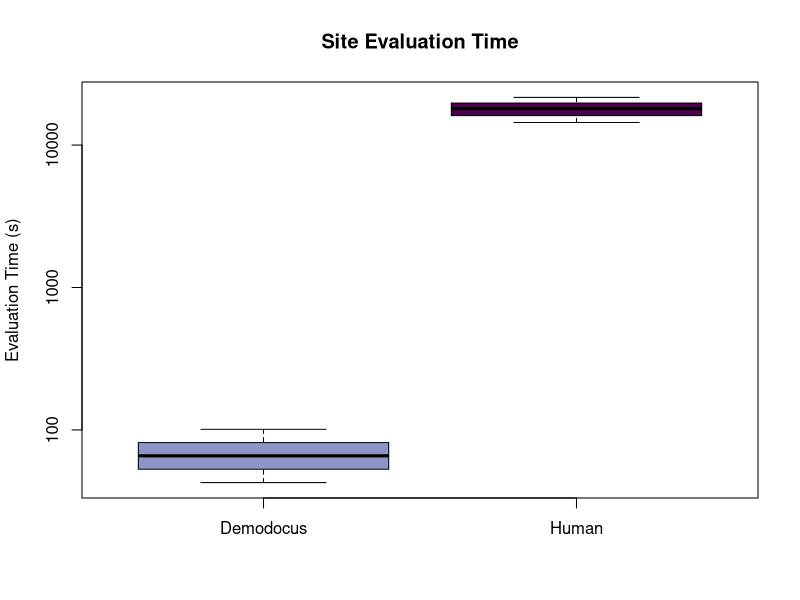
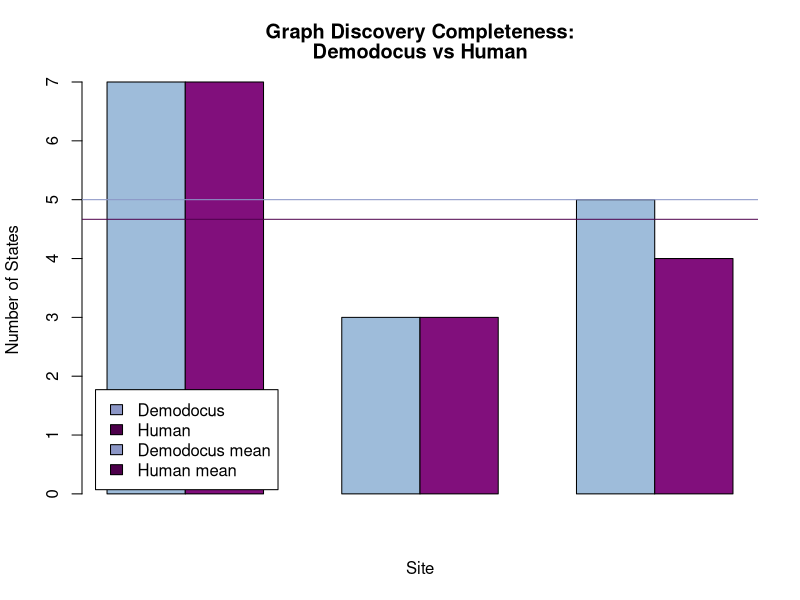
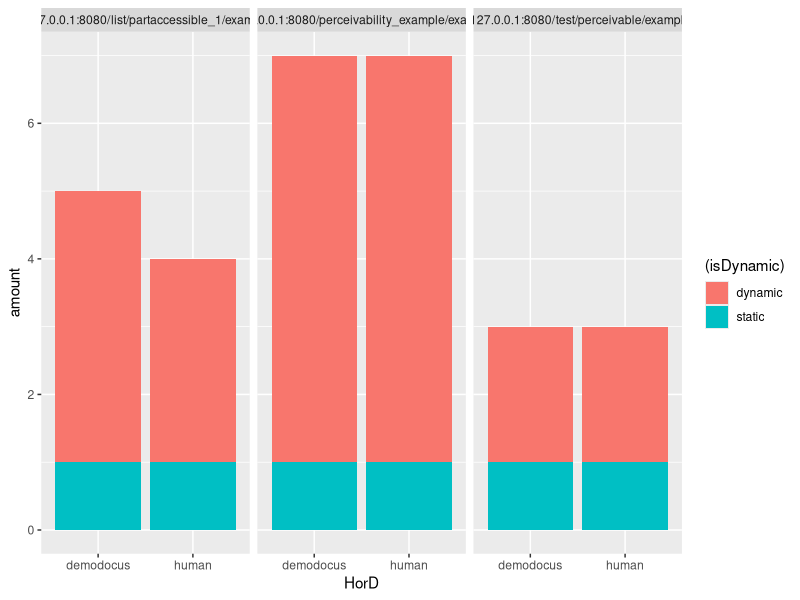
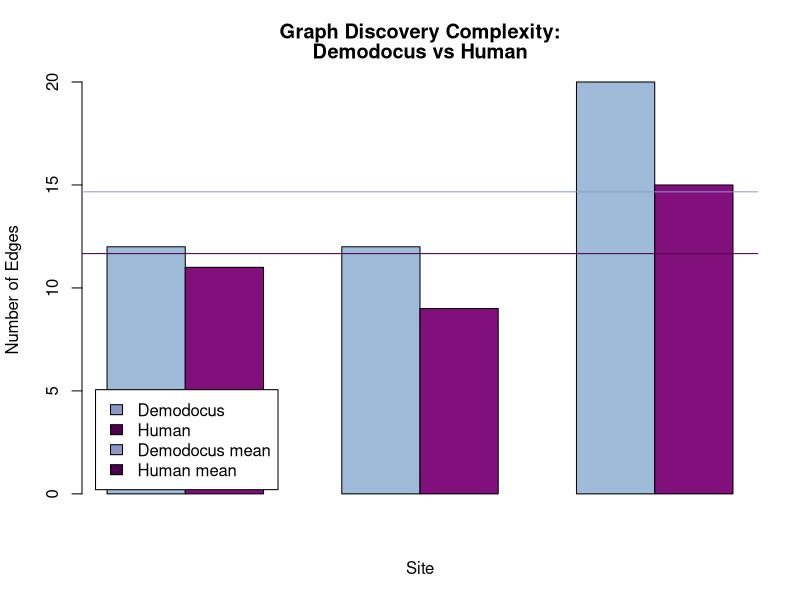
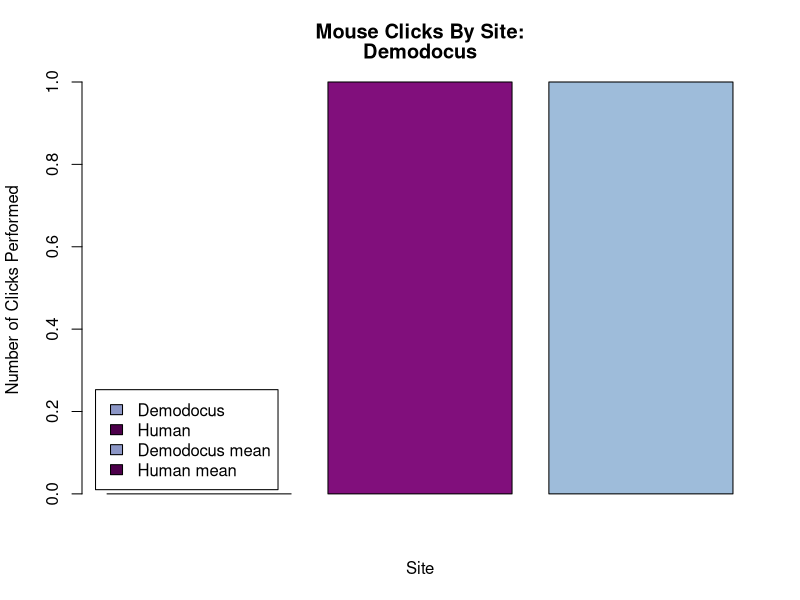
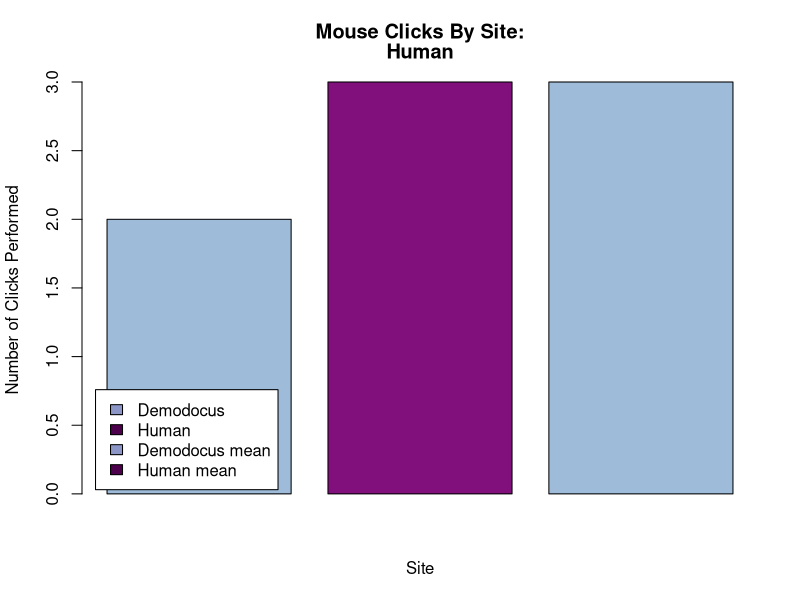

Reproduce these figures in R, in order.
"
Software License Agreement (Apache 2.0)

Copyright (c) 2020, The MITRE Corporation.
All rights reserved.

Licensed under the Apache License, Version 2.0 (the 'License');
you may not use this file except in compliance with the License.
You may obtain a copy of the License at

https://www.apache.org/licenses/LICENSE-2.0

Unless required by applicable law or agreed to in writing, software
distributed under the License is distributed on an 'AS IS' BASIS,
WITHOUT WARRANTIES OR CONDITIONS OF ANY KIND, either express or implied.
See the License for the specific language governing permissions and
limitations under the License.

This project was developed by The MITRE Corporation.
If this code is used in a deployment or embedded within another project,
it is requested that you send an email to opensource@mitre.org in order to
let us know where this software is being used.
"

library(ggplot2)

safeColors<-c("#f7fcfd", 
"#e0ecf4", 
"#bfd3e6", 
"#9ebcda", 
"#8c96c6", 
"#8c6bb1", 
"#88419d", 
"#810f7c", 
"#4d004b")

dData <- as.matrix(read.csv("./aggregated_metrics.csv", sep=",", header=TRUE))
hData <- as.matrix(read.csv("./human_metrics.csv", sep=",", header=TRUE))

##create the set of run-times with both human and demodocus
runtime <- rbind(
			as.numeric(dData[,"total_runtime"]), 
			as.numeric(hData[,"total_runtime"])
			)
buildtime <- rbind(
			as.numeric(dData[,"build_runtime"]), 
			as.numeric(hData[,"build_runtime"])
			)

##RUNTIME output for comparison purposes
#### mean median and SD with demodocus first, then humans
mean(runtime[1,])
median(runtime[1,])
sd(runtime[1,])
#### for humans
mean(runtime[2,])
median(runtime[2,])
sd(runtime[2,])

##next task: find the delta between build_runtime and total_runtime to determine the cost of running all tests on a pre-built graph
png(filename="runtimes.png", height=500, width=500, bg="white")
boxplot(log10(t(runtime)), main="Site Evaluation Time",
	#xlab=c("Demodocus", "Human"), 
	ylab="Evaluation Time (s)", 
	col=c(safeColors[5], safeColors[9]),
	 yaxt="n", 
	 xaxt="n"
	)
	ytick<-c(2, 3, 4)
	ylabs<-c(100, 1000, 10000)
	xtick<-c(1, 2)
	xlabs<-c("Demodocus", "Human")
	axis(side=2, at=ytick, labels = ylabs)
	axis(side=1, at=xtick, labels = xlabs)
dev.off()

##find delta between num_states and num_edges for each type of user (i.e., VizKeyUser_num_states, VizMouseKeyUser_num_states, SuperVizMouseKeyUser_num_states, LowVizMouseKeyUser_num_states)
omniStates <- as.numeric(dData[,"num_states"])
humanStates <- as.numeric(hData[,"num_states"])
omniEdges <- as.numeric(dData[,"num_edges"])
humanEdges <- as.numeric(hData[,"num_edges"])
omniDStates <- as.numeric(dData[,"num_dynamic_states"])
humanDStates <- as.numeric(hData[,"num_dynamic_states"])
numMO <- rbind(as.numeric(dData[,"num_mouseover"]), as.numeric(hData[,"num_mouseover"]))
numClicks <- rbind(as.numeric(dData[,"num_clicks"]), as.numeric(hData[,"num_mouseover"]))

##GRAPH SIZE output for comparison purposes
#### mean median and SD with demodocus first, then humans
###### for graph size
mean(omniStates)
median(omniStates)
sd(omniStates)
mean(humanStates)
median(humanStates)
sd(humanStates)
###### for graph complexity (edges)
mean(omniEdges)
median(omniEdges)
sd(omniEdges)
mean(humanEdges)
median(humanEdges)
sd(humanEdges)
###### for dynamic states
mean(omniDStates)
median(omniDStates)
sd(omniDStates)
mean(humanDStates)
median(humanDStates)
sd(humanDStates)

##create graphs comparing demodocus and human graph completeness
png(filename="graphStatesSimple.png", height=500, width=500, bg="white")
barplot(rbind(omniStates, humanStates), 
	main=c("Graph Discovery Completeness:", "Demodocus vs Human"),
	xlab="Site", 
	ylab="Number of States", 
	col=c(safeColors[4], safeColors[8]),
	beside=TRUE
	)
	legend("bottomleft", 
			inset=.02,
			c("Demodocus", "Human", "Demodocus mean", "Human mean"), 
			fill=c(safeColors[5], safeColors[9]),
			bg="#ffffff"
			)
	abline(h=mean(omniStates), col=safeColors[5])
	abline(h=mean(humanStates), col=safeColors[9])
dev.off()


####my goal is to make this a geom_col plot with the bars grouped (human & demodocus) for each site but the states stacked with the number of dynamic states discovered. basically, stacked with (omniStates-omniDStates) + (omniDStates)

png(filename="graphStates.png", height=500, width=500, bg="white")

n<-length(omniStates)
statesFrame <- data.frame(
	site=c(replicate(4, dData[,1])),
	HorD=c(replicate(2*n, "demodocus"), (replicate(2*n, "human"))),
	isDynamic=c(replicate(n, "static"), replicate(n, "dynamic"), replicate(n, "static"), replicate(n, "dynamic")),
	amount=c((omniStates-omniDStates), omniDStates, (humanStates-humanDStates), humanDStates)
)

ggplot(
		data=statesFrame, 
		aes(
			x=HorD, 
			y=amount, 
			fill=(isDynamic)
			)
	) 	+ 	geom_bar(stat="identity") 	+ 	facet_grid(~site)

dev.off()


png(filename="graphEdges.png", height=500, width=500, bg="white")
barplot(rbind(omniEdges, humanEdges), 
	main=c("Graph Discovery Complexity:", "Demodocus vs Human"),
	xlab="Site", 
	ylab="Number of Edges", 
	col=c(safeColors[4], safeColors[8]),
	beside=TRUE
	)
	legend("bottomleft", 
			inset=.02,
			c("Demodocus", "Human", "Demodocus mean", "Human mean"), 
			fill=c(safeColors[5], safeColors[9]),
			bg="#ffffff"
			)
	abline(h=mean(omniEdges), col=safeColors[5])
	abline(h=mean(humanEdges), col=safeColors[9])
dev.off()

##find diffs with num_mouseover, num_clicks, etc.
png(filename="demodocusMouseClicks.png", height=500, width=500, bg="white")
barplot(numClicks[1,order(numClicks[1,])], 
	main=c("Mouse Clicks By Site:", "Demodocus"),
	xlab="Site", 
	ylab="Number of Clicks Performed", 
	col=c(safeColors[4], safeColors[8]),
	beside=FALSE
	)
	legend("bottomleft", 
			inset=.02,
			c("Demodocus", "Human", "Demodocus mean", "Human mean"), 
			fill=c(safeColors[5], safeColors[9]),
			bg="#ffffff"
			)
	abline(h=mean(omniEdges), col=safeColors[5])
	abline(h=mean(humanEdges), col=safeColors[9])
dev.off()

png(filename="HumanMouseClicks.png", height=500, width=500, bg="white")
barplot(numClicks[2,order(numClicks[1,])], 
	main=c("Mouse Clicks By Site:", "Human"),
	xlab="Site", 
	ylab="Number of Clicks Performed", 
	col=c(safeColors[4], safeColors[8]),
	beside=FALSE
	)
	legend("bottomleft", 
			inset=.02,
			c("Demodocus", "Human", "Demodocus mean", "Human mean"), 
			fill=c(safeColors[5], safeColors[9]),
			bg="#ffffff"
			)
	abline(h=mean(omniEdges), col=safeColors[5])
	abline(h=mean(humanEdges), col=safeColors[9])
dev.off()

##need to calculate average inaccessible states for each user type




##need to ID number of dead ends, i.e., paths that cause the user to not be able to go any further.









